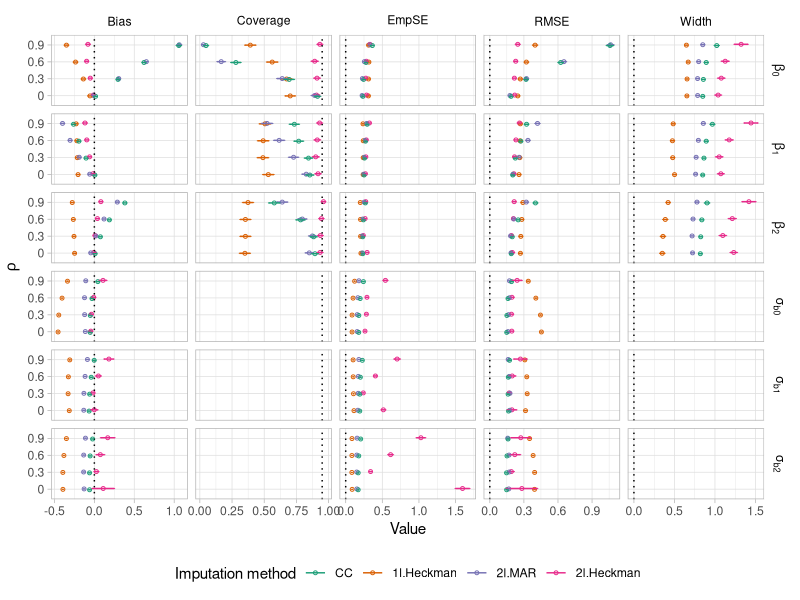
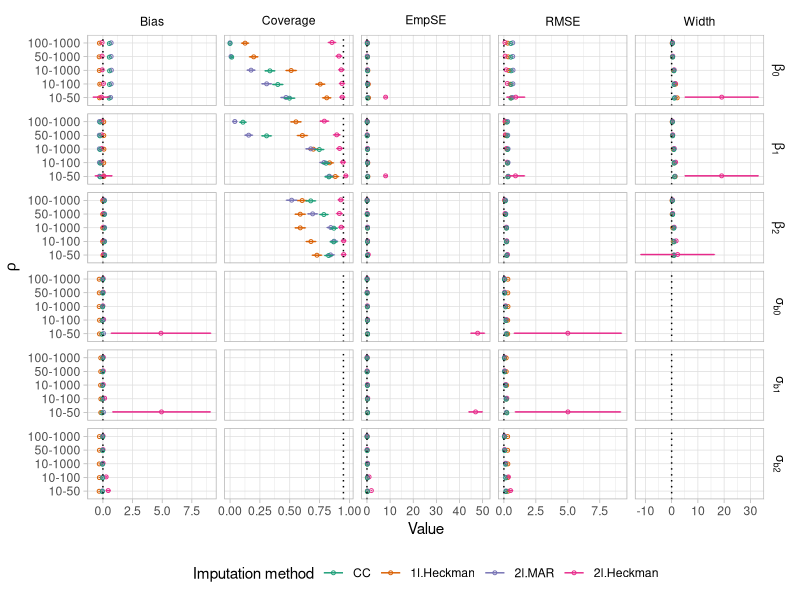
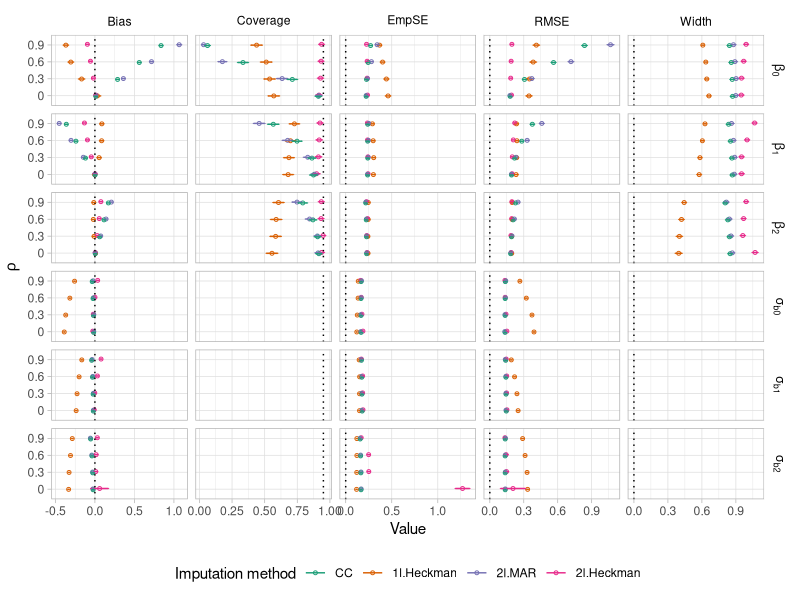
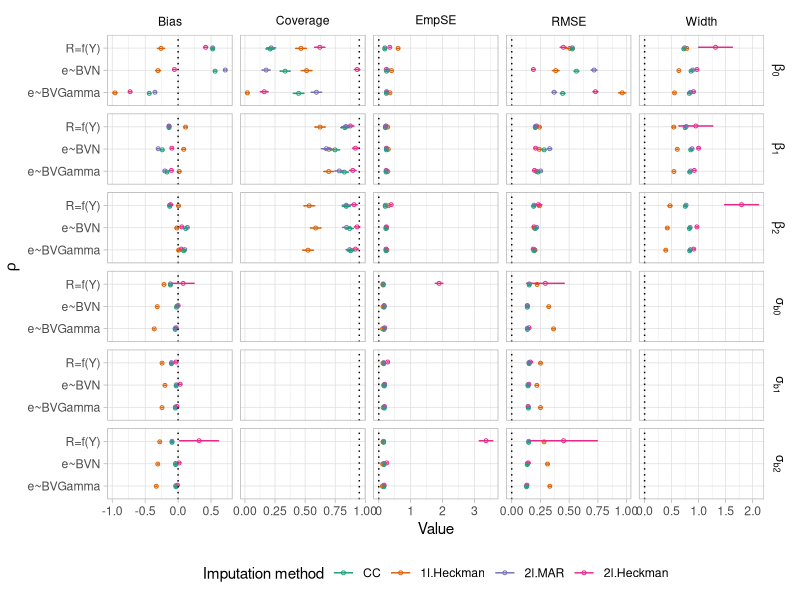

Write R code to recreate these figures, in order.
library(here)
library(data.table)
library(ggplot2)

# Arrange dataset
data<-as.data.table(readxl::read_xlsx(here('2.Simulation','Sim_results.xlsx'),sheet="Sheet4"))
data<-data[,grep("Scenario|Method|Variation|^Bias|^EmpSE|^RMSE|^CIW|^Cov|^SE", names(data)), with = FALSE]
colnames(data)<-c("Scenario","Variation","Method", paste0("p_Coverage_",0:2), paste0("p_Bias_",0:6),
                  paste0("p_RMSE_",0:6),paste0("p_Width_",0:2),paste0("p_EmpSE_",0:6),paste0("SE_Bias_",0:6),
                  paste0("SE_EmpSE_",0:6),paste0("SE_RMSE_",0:6),paste0("SE_Width_",0:2), paste0("SE_Coverage_",0:2))
data<- setDT(melt(data, measure.vars = c( paste0("p_Bias_",0:6), paste0("p_Coverage_",0:2), paste0("p_EmpSE_",0:6), paste0("p_RMSE_",0:6),paste0("p_Width_",0:2),
                                          paste0("SE_Bias_",0:6), paste0("SE_Coverage_",0:2),paste0("SE_EmpSE_",0:6),paste0("SE_RMSE_",0:6),paste0("SE_Width_",0:2)
                                          ),variable.name = "Statistic", value.name = "Value"))
data[, c("Type","Statistic", "Parameter") := tstrsplit(Statistic, "_", fixed=TRUE)]
data<- setDT(dcast(data, Scenario+ Variation+ Method +  Parameter+Statistic~Type, value.var = "Value"))
param_val <- c("0"="beta_0", "1"="beta_1", "2"="beta_2", 
               "3"="sigma_b0", "4"="sigma_b1", "5"="sigma_b2","6"= "sigma_e")
data[,Method:=factor(Method, levels = c("CC","1l.Heckman","2l.MAR","2l.Heckman"))]

data[,Parameter := as.factor(param_val[data$Parameter])]
data[,Parameter := factor(Parameter, levels = c("beta_0","beta_1","beta_2","sigma_b0","sigma_b1","sigma_b2","sigma_e"),
                          ordered = TRUE, labels=c(expression(beta[0]),expression(beta[1]),expression(beta[2]),
                                                   expression(sigma[b*0]),expression(sigma[b*1]),expression(sigma[b*2]),
                                                   expression(sigma[e])))]


plotsim<-function(Scenariov,levelsvar){
datagraph<-data[Scenario==Scenariov,]
datalines <- data.table(Parameter = c("beta_0","beta_1", "beta_2","sigma_b0", "sigma_b1","sigma_b2","sigma_e"),
                        Z = c(rep(0,7),rep(0.95,7),rep(0,7),rep(0,7),rep(0,7)),
                        Statistic=c(rep("Bias",7),rep("Coverage",7),rep("EmpSE",7),rep("RMSE",7),rep("Width",7)))
datalines[,Parameter := factor(Parameter, levels = c("beta_0","beta_1","beta_2","sigma_b0","sigma_b1","sigma_b2","sigma_e"),
                               ordered = TRUE, labels=c(expression(beta[0]),expression(beta[1]),expression(beta[2]),
                                                        expression(sigma[b*0]),expression(sigma[b*1]),expression(sigma[b*2]),
                                                        expression(sigma[e])))]
datagraph[, Variation:=as.factor(Variation)]
datagraph[, Variation:=factor(Variation,levels=levelsvar)]

pd = position_dodge(.1)
datalines1<-datalines[Parameter%in%c("beta[0]","beta[1]","beta[2]","sigma[b * 0]","sigma[b * 1]","sigma[b * 2]")]

plot<-ggplot(datagraph[Parameter%in%c("beta[0]","beta[1]","beta[2]","sigma[b * 0]","sigma[b * 1]","sigma[b * 2]")],
       aes(y= Variation, x     = p, color = Method)) +
  geom_point(shape = 1,size  = 1,position = pd) +
  geom_vline(data = datalines1, aes(xintercept = Z),linetype='dotted')+
  geom_errorbar(aes(xmin  = p - 1.96*SE, xmax  = p + 1.96*SE),
                width = 0.2,size  = 0.5,position = pd) +
  facet_grid(Parameter~Statistic, scales="free",labeller = label_parsed)+
  scale_color_brewer(palette="Dark2")+
  guides(color=guide_legend(title="Imputation method"))+
  theme_light()+  
  theme(strip.background =element_rect(fill="white"),legend.position="bottom")+
  theme(strip.text = element_text(colour = 'black'))+
  xlab("Value")+ylab(expression(rho))
return(plot)
}


plot_rho<-plotsim(Scenariov="Rho3",levelsvar=c("0","0.3","0.6","0.9"))
plot_bin<-plotsim(Scenariov="Bin3",levelsvar=c("0","0.3","0.6","0.9"))
plot_N<-plotsim(Scenariov="N3",levelsvar=c("10-50","10-100","10-1000","50-1000","100-1000"))
plot_S<-plotsim(Scenariov="S3",levelsvar=c("e~BVGamma","e~BVN","R=f(Y)" ))
